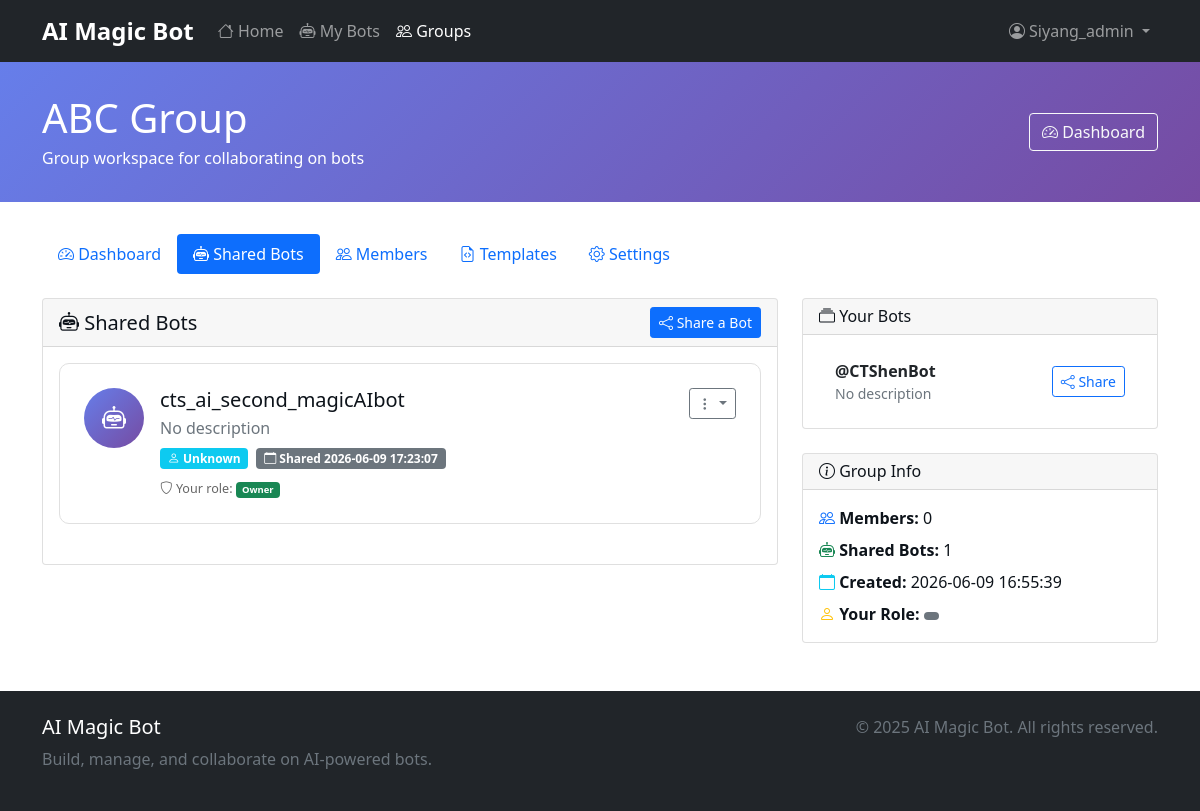
/groups/2/bots (signed in), run on the app's committed database.
### tables this page shows
CREATE TABLE "users" (id INTEGER PRIMARY KEY AUTOINCREMENT, provider TEXT NOT NULL DEFAULT 'local', provider_id TEXT UNIQUE, username TEXT NOT NULL UNIQUE, email TEXT UNIQUE, password_hash TEXT, referral_credits INTEGER DEFAULT 0, referral_badge TEXT DEFAULT NULL, created_at TIMESTAMP DEFAULT CURRENT_TIMESTAMP, updated_at TIMESTAMP DEFAULT CURRENT_TIMESTAMP, preferred_platform TEXT DEFAULT NULL, platform_user_id TEXT DEFAULT NULL, trial_started_at TIMESTAMP DEFAULT NULL, bonus_trial_months INTEGER DEFAULT 0, stripe_customer_id TEXT DEFAULT NULL, subscription_status TEXT DEFAULT 'trial', subscription_id TEXT DEFAULT NULL, billing_plan TEXT DEFAULT 'free_trial', trial_ended_at TIMESTAMP DEFAULT NULL);

CREATE TABLE groups (
            id INTEGER PRIMARY KEY AUTOINCREMENT,
            name TEXT NOT NULL,
            description TEXT,
            created_by INTEGER NOT NULL REFERENCES users(id) ON DELETE CASCADE,
            created_at TIMESTAMP DEFAULT CURRENT_TIMESTAMP,
            updated_at TIMESTAMP DEFAULT CURRENT_TIMESTAMP,
            is_active BOOLEAN DEFAULT TRUE,
            settings TEXT DEFAULT '{}'
        , group_chat_id TEXT DEFAULT NULL);

CREATE TABLE shared_bots (
            id INTEGER PRIMARY KEY AUTOINCREMENT,
            bot_id INTEGER NOT NULL REFERENCES bots(id) ON DELETE CASCADE,
            group_id INTEGER NOT NULL REFERENCES groups(id) ON DELETE CASCADE,
            shared_by INTEGER NOT NULL REFERENCES users(id) ON DELETE CASCADE,
            shared_at TIMESTAMP DEFAULT CURRENT_TIMESTAMP,
            permissions TEXT DEFAULT '{}',
            is_active BOOLEAN DEFAULT TRUE,
            UNIQUE(bot_id, group_id)
        );

CREATE TABLE bots (
            id INTEGER PRIMARY KEY AUTOINCREMENT,
            user_id INTEGER NOT NULL,
            name TEXT NOT NULL,
            email TEXT,
            organization TEXT,
            messaging TEXT,
            token TEXT NOT NULL,
            created_at TIMESTAMP DEFAULT CURRENT_TIMESTAMP,
            updated_at TIMESTAMP DEFAULT CURRENT_TIMESTAMP,
            llm TEXT,
            description TEXT,
            is_active BOOLEAN DEFAULT TRUE,
            online INTEGER DEFAULT 0,
            last_used TIMESTAMP,
            usage_count INTEGER DEFAULT 0,
            config TEXT,
            webhook_url TEXT,
            api_key TEXT,
            tags TEXT,
            file_folder TEXT
            , status TEXT DEFAULT 'active', FOREIGN KEY (user_id) REFERENCES users (id) ON DELETE CASCADE
        );

CREATE TABLE group_members (
            id INTEGER PRIMARY KEY AUTOINCREMENT,
            group_id INTEGER NOT NULL REFERENCES groups(id) ON DELETE CASCADE,
            user_id INTEGER NOT NULL REFERENCES users(id) ON DELETE CASCADE,
            role TEXT NOT NULL DEFAULT 'member',
            joined_at TIMESTAMP DEFAULT CURRENT_TIMESTAMP,
            invited_by INTEGER REFERENCES users(id) ON DELETE SET NULL,
            status TEXT DEFAULT 'active',
            permissions TEXT DEFAULT '{}',
            UNIQUE(group_id, user_id)
        );

### group_collaboration_ui_part2.py (the view)
    @app.route("/groups/<int:group_id>/bots")
    @group_required
    def group_bots(group_id):
        conn = get_db_connection()
        group = conn.execute("SELECT * FROM groups WHERE id = ?", (group_id,)).fetchone()
        shared_bots_raw = conn.execute("""
            SELECT
                b.*,
                sb.id as share_id,
                sb.permissions,
                sb.shared_at,
                sb.shared_by,
                u.username as shared_by_name,
                tm.role as user_role
            FROM shared_bots sb
            JOIN bots b ON sb.bot_id = b.id
            JOIN users u ON sb.shared_by = u.id
            JOIN group_members tm ON tm.group_id = sb.group_id AND tm.user_id = ?
            WHERE sb.group_id = ? AND b.is_active = TRUE
            ORDER BY sb.shared_at DESC
        """, (session["user_id"], group_id)).fetchall()
        shared_bots = []
        for bot in shared_bots_raw:
            bot_dict = dict(bot)
            if bot_dict.get('permissions'):
                try:
                    bot_dict['permissions_parsed'] = json.loads(bot_dict['permissions'])
                except:
                    bot_dict['permissions_parsed'] = {}
            else:
                bot_dict['permissions_parsed'] = {}
            shared_bots.append(bot_dict)
        user_bots = conn.execute("""
            SELECT b.* FROM bots b
            WHERE b.user_id = ?
            AND b.id NOT IN (
                SELECT bot_id FROM shared_bots
                WHERE group_id = ? AND is_active = TRUE
            )
            ORDER BY b.created_at DESC
        """, (session["user_id"], group_id)).fetchall()
        conn.close()
        return render_template("group_bots.html",
                             group=group,
                             shared_bots=shared_bots,
                             user_bots=user_bots,
                             username=session.get("username"))

### templates/group_bots.html (shortened to what this page needs)
<!DOCTYPE html>
<html lang="en">
<head>
    <link href="https://cdn.jsdelivr.net/npm/bootstrap@5.1.3/dist/css/bootstrap.min.css" rel="stylesheet">
    <link rel="stylesheet" href="https://cdn.jsdelivr.net/npm/bootstrap-icons@1.8.1/font/bootstrap-icons.css">
</head>
<body>
    <nav class="navbar navbar-expand-lg navbar-dark bg-dark">
        <div class="container">
            <a class="navbar-brand d-flex align-items-center" href="/advertisement" style="font-weight: 700; font-size: 1.5rem;">
                 AI Magic Bot
            </a>
            <div class="collapse navbar-collapse" id="navbarNav">
                <ul class="navbar-nav me-auto">
                    <li class="nav-item">
                        <a class="nav-link" href="/">
                            <i class="bi bi-house"></i> Home
                        </a>
                    </li>
                    <li class="nav-item">
                        <a class="nav-link" href="/my-bots">
                            <i class="bi bi-robot"></i> My Bots
                        </a>
                    </li>
                    <li class="nav-item">
                        <a class="nav-link active" href="/groups">
                            <i class="bi bi-people"></i> Groups
                        </a>
                    </li>
                </ul>
                <ul class="navbar-nav">
                    {% if username %}
                    <li class="nav-item dropdown">
                        <a class="nav-link dropdown-toggle" href="#" id="userDropdown" role="button" data-bs-toggle="dropdown">
                            <i class="bi bi-person-circle"></i> {{ username }}
                        </a>
                    </li>
                    {% else %}
                    <li class="nav-item">
                        <a class="nav-link" href="/signin_local">Login</a>
                    </li>
                    {% endif %}
                </ul>
            </div>
        </div>
    </nav>
    <div class="group-header">
        <div class="container">
            <div class="d-flex justify-content-between align-items-center">
                <div>
                    <h1 class="mb-1">{{ group.name }}</h1>
                    <p class="mb-0">{{ group.description or "Group workspace for collaborating on bots" }}</p>
                </div>
                <div>
                    <a href="/groups/{{ group.id }}" class="btn btn-outline-light">
                        <i class="bi bi-speedometer2"></i> Dashboard
                    </a>
                </div>
            </div>
        </div>
    </div>
    <div class="container mb-4">
        <nav class="nav nav-pills">
            <a class="nav-link" href="/groups/{{ group.id }}">
                <i class="bi bi-speedometer2"></i> Dashboard
            </a>
            <a class="nav-link active" href="/groups/{{ group.id }}/bots">
                <i class="bi bi-robot"></i> Shared Bots
            </a>
            <a class="nav-link" href="/groups/{{ group.id }}/members">
                <i class="bi bi-people"></i> Members
            </a>
            <a class="nav-link" href="/groups/{{ group.id }}/templates">
                <i class="bi bi-file-earmark-code"></i> Templates
            </a>
            <a class="nav-link" href="/groups/{{ group.id }}/settings">
                <i class="bi bi-gear"></i> Settings
            </a>
        </nav>
    </div>
    <div class="container">
        <div class="row">
            <div class="col-lg-8">
                <div class="card">
                    <div class="card-header d-flex justify-content-between align-items-center">
                        <h5 class="mb-0">
                            <i class="bi bi-robot"></i> Shared Bots
                        </h5>
                        <button class="btn btn-primary btn-sm" data-bs-toggle="modal" data-bs-target="#shareBotModal">
                            <i class="bi bi-share"></i> Share a Bot
                        </button>
                    </div>
                    <div class="card-body">
                        {% if shared_bots %}
                            {% for bot in shared_bots %}
                            <div class="bot-card">
                                <div class="d-flex align-items-start">
                                    <div class="bot-avatar">
                                        <i class="bi bi-robot"></i>
                                    </div>
                                    <div class="flex-grow-1">
                                        <div class="d-flex justify-content-between align-items-start">
                                            <div>
                                                <h5 class="mb-1">{{ bot.name }}</h5>
                                                <p class="text-muted mb-2">{{ bot.description or "No description" }}</p>
                                            </div>
                                            <div class="dropdown">
                                                <button class="btn btn-sm btn-outline-secondary dropdown-toggle" type="button" data-bs-toggle="dropdown">
                                                    <i class="bi bi-three-dots-vertical"></i>
                                                </button>
                                            </div>
                                        </div>
                                        <div class="d-flex align-items-center mb-2">
                                            <span class="badge bg-info me-2">
                                                <i class="bi bi-person"></i> {{ bot.owner_name or "Unknown" }}
                                            </span>
                                            <span class="badge bg-secondary">
                                                <i class="bi bi-calendar"></i> Shared {{ bot.shared_at }}
                                            </span>
                                        </div>
                                        <div class="share-info">
                                            <small>
                                                <i class="bi bi-shield"></i> Your role:
                                                <span class="badge bg-{{ 'success' if bot.user_role == 'owner' else 'primary' if bot.user_role == 'admin' else 'secondary' }}">
                                                    {{ bot.user_role|title }}
                                                </span>
                                            </small>
                                        </div>
                                    </div>
                                </div>
                            </div>
                            {% endfor %}
                        {% endif %}
                    </div>
                </div>
            </div>
            <div class="col-lg-4">
                <div class="card mb-4">
                    <div class="card-header">
                        <h6 class="mb-0">
                            <i class="bi bi-collection"></i> Your Bots
                        </h6>
                    </div>
                    <div class="card-body">
                        {% if user_bots %}
                            <div class="list-group list-group-flush">
                                {% for bot in user_bots %}
                                <div class="list-group-item d-flex justify-content-between align-items-center">
                                    <div>
                                        <strong>{{ bot.name }}</strong>
                                        <div class="text-muted small">{{ bot.description|truncate(30) or "No description" }}</div>
                                    </div>
                                    <button class="btn btn-sm btn-outline-primary" onclick="shareThisBot({{ bot.id }})">
                                        <i class="bi bi-share"></i> Share
                                    </button>
                                </div>
                                {% endfor %}
                            </div>
                        {% endif %}
                    </div>
                </div>
                <div class="card">
                    <div class="card-header">
                        <h6 class="mb-0">
                            <i class="bi bi-info-circle"></i> Group Info
                        </h6>
                    </div>
                    <div class="card-body">
                        <ul class="list-unstyled mb-0">
                            <li class="mb-2">
                                <i class="bi bi-people text-primary"></i>
                                <strong>Members:</strong> {{ members|length }}
                            </li>
                            <li class="mb-2">
                                <i class="bi bi-robot text-success"></i>
                                <strong>Shared Bots:</strong> {{ shared_bots|length }}
                            </li>
                            <li class="mb-2">
                                <i class="bi bi-calendar text-info"></i>
                                <strong>Created:</strong> {{ group.created_at }}
                            </li>
                            <li>
                                <i class="bi bi-person text-warning"></i>
                                <strong>Your Role:</strong>
                                <span class="badge bg-{{ 'success' if user_role == 'owner' else 'primary' if user_role == 'admin' else 'secondary' }}">
                                </span>
                            </li>
                        </ul>
                    </div>
                </div>
            </div>
        </div>
    </div>
    <footer class="bg-dark text-white py-4 mt-5">
        <div class="container">
            <div class="row">
                <div class="col-md-6">
                    <h5>AI Magic Bot</h5>
                    <p class="text-muted">Build, manage, and collaborate on AI-powered bots.</p>
                </div>
                <div class="col-md-6 text-end">
                    <p class="text-muted mb-0">&copy; 2025 AI Magic Bot. All rights reserved.</p>
                </div>
            </div>
        </div>
    </footer>
</body>
</html>

### data on the page
users: username "Siyang_admin"
groups: name "ABC Group", description "Group workspace for collaborating on bots", created_at "2026-06-09 16:55:39"
shared_bots: name "cts_ai_second_magicAIbot", description "No description", owner_name "Unknown", shared_at "2026-06-09 17:23:07", user_role "Owner"
bots: name "@CTShenBot", description "No description"

### other printed values
{{ members|length }} "0"
{{ shared_bots|length }} "1"
